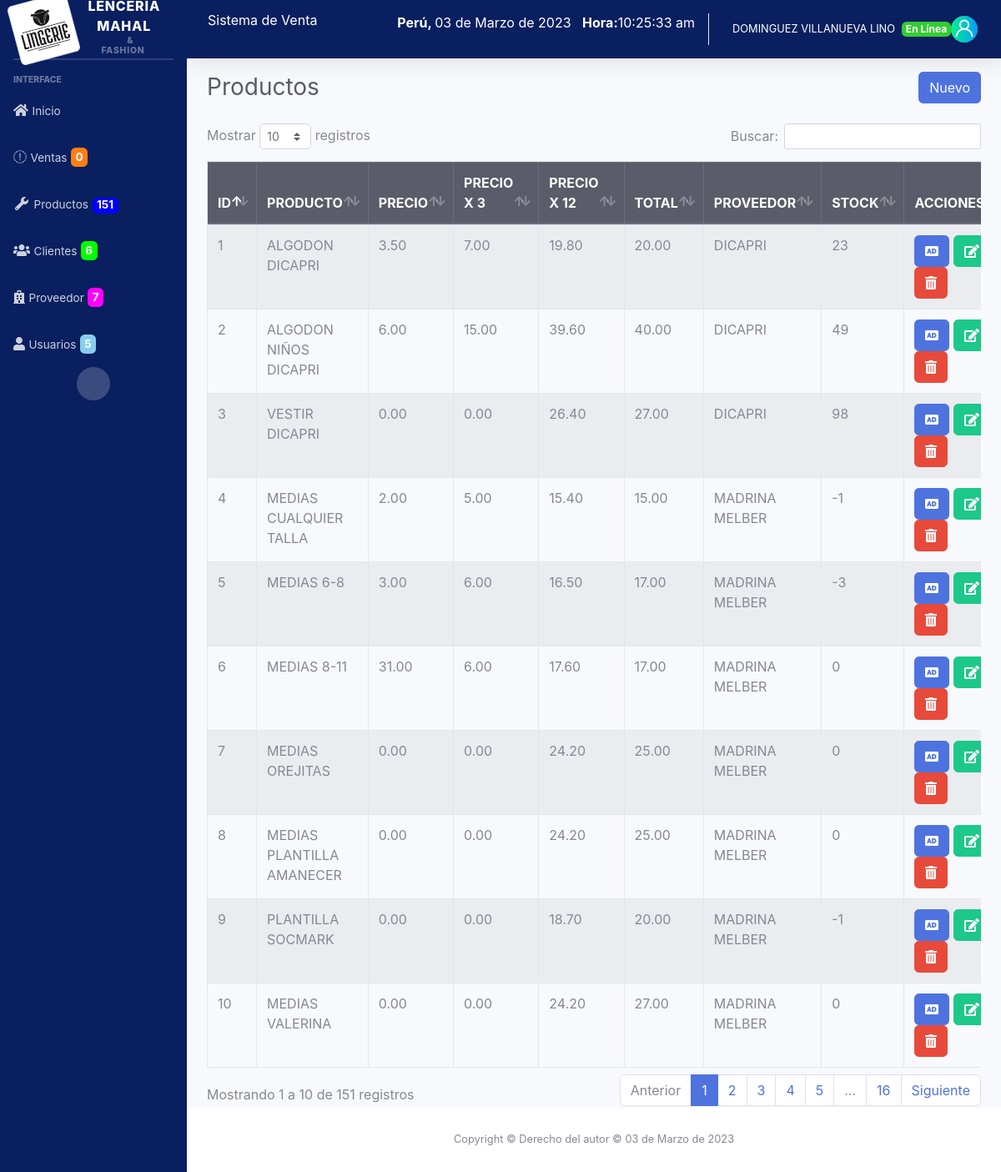
Screenshot of /sistema/lista_productos.php (signed in) with the database file from the repository.
### tables this page shows
CREATE TABLE `proveedor` (
  `codproveedor` int(11) NOT NULL,
  `proveedor` varchar(100) NOT NULL,
  `contacto` varchar(100) NOT NULL,
  `telefono` int(11) NOT NULL,
  `direccion` varchar(100) NOT NULL,
  `usuario_id` int(11) NOT NULL
);

CREATE TABLE `producto` (
  `codproducto` int(11) NOT NULL,
  `descripcion` varchar(200) NOT NULL,
  `proveedor` int(11) NOT NULL,
  `precio` decimal(11,2) NOT NULL,
  `existencia` int(11) NOT NULL,
  `usuario_id` int(11) NOT NULL,
  `precio_compra` decimal(11,2) NOT NULL,
  `precio_cuarto` decimal(11,2) NOT NULL,
  `precio_venta` decimal(11,2) NOT NULL,
  `precio_final` decimal(11,2) NOT NULL
);

### sistema/includes/functions.php (called while the page is built, shortened)
<?php
	function fechaPeru(){
		$mes = array("","Enero",
					  "Febrero",
					  "Marzo",
					  "Abril",
					  "Mayo",
					  "Junio",
					  "Julio",
					  "Agosto",
					  "Septiembre",
					  "Octubre",
					  "Noviembre",
					  "Diciembre");
					 return
					date('d')." de ". $mes[date('n')] . " de " . date('Y');
					}
 ?>

### sistema/lista_productos.php (the view)
<?php include_once "includes/header.php"; ?>
<div class="container-fluid">
	<div class="d-sm-flex align-items-center justify-content-between mb-4">
		<h1 class="h3 mb-0 text-gray-800">Productos</h1>
		<a href="registro_producto.php" class="btn btn-primary">Nuevo</a>
	</div>
	<div class="row">
		<div class="col-lg-12">
			<div class="table-responsive">
				<table class="table table-striped table-bordered" id="table">
					<thead class="thead-dark">
						<tr>
							<th>ID</th>
							<th>PRODUCTO</th>
							<th>PRECIO</th>
							<th>PRECIO X 3</th>
							<th>PRECIO X 12</th>
							<th>TOTAL</th>
							<th>PROVEEDOR</th>
							<th>STOCK</th>
							<?php if ($_SESSION['rol'] == 1) { ?>
							<th>ACCIONES</th>
							<?php } ?>
						</tr>
					</thead>
					<tbody>
						<?php
						include "../conexion.php";
						 $query = mysqli_query($conexion, "SELECT * FROM producto");
						$query2 = mysqli_query($conexion, "SELECT r.codproducto, r.descripcion, r.precio, r.precio_cuarto, r.precio_venta, r.precio_final, r.proveedor ,r.existencia, u.codproveedor, u.proveedor  FROM proveedor u INNER JOIN producto r ON u.codproveedor = r.proveedor");
						$result = mysqli_num_rows($query);
						if ($result > 0) {
							while ($data = mysqli_fetch_assoc($query2)) { ?>
								<tr>
									<td><?php echo $data['codproducto']; ?></td>
									<td><?php echo $data['descripcion']; ?></td>
									<td><?php echo $data['precio']; ?></td>
									<td><?php echo $data['precio_cuarto']; ?></td>
									<td><?php echo $data['precio_venta']; ?></td>
									<td><?php echo $data['precio_final']; ?></td>
									<td><?php echo $data['proveedor']; ?></td>
									<td><?php echo $data['existencia']; ?></td>
										<?php if ($_SESSION['rol'] == 1) { ?>
									<td>
										<a href="agregar_producto.php?id=<?php echo $data['codproducto']; ?>" class="btn btn-primary"><i class='fas fa-audio-description'></i></a>
										<a href="editar_producto.php?id=<?php echo $data['codproducto']; ?>" class="btn btn-success"><i class='fas fa-edit'></i></a>
										<form action="eliminar_producto.php?id=<?php echo $data['codproducto']; ?>" method="post" class="confirmar d-inline">
											<button class="btn btn-danger" type="submit"><i class='fas fa-trash-alt'></i> </button>
										</form>
									</td>
										<?php } ?>
								</tr>
						<?php }
						} ?>
					</tbody>
				</table>
			</div>
		</div>
	</div>
</div>
</div>
<?php include_once "includes/footer.php"; ?>

### sistema/includes/header.php (shortened to what this page needs)
<?php
include "includes/functions.php";
include "../conexion.php";
$query_data = mysqli_query($conexion, "CALL data();");
$result_data = mysqli_num_rows($query_data);
if ($result_data > 0) {
	$data = mysqli_fetch_assoc($query_data);
}
?>
<!DOCTYPE html>
<html lang="en">
<head>
	<link href="css/sb-admin-2.min.css" rel="stylesheet">
	<link rel="stylesheet" href="css/dataTables.bootstrap4.min.css">
</head>
<body id="page-top" >
	<?php
	include "../conexion.php";
	$query_data = mysqli_query($conexion, "CALL data();");
	$result_data = mysqli_num_rows($query_data);
	if ($result_data > 0) {
		$data = mysqli_fetch_assoc($query_data);
	}
	?>
	<div id="wrapper">
		<?php include_once "includes/menu.php"; ?>
		<div id="content-wrapper" class="d-flex flex-column">
			<div id="content" >
				<nav class="navbar navbar-expand navbar-light bg-color9 text-white topbar mb-3 static-top shadow " id="accordionSidebar">
					<div class="input-group">
						<h6>  &nbsp; Sistema de Venta</h6>
						<p class="ml-auto"><strong>Perú, </strong><?php echo fechaPeru(''); ?> &nbsp; <strong>Hora:</strong><?php echo date('H:i:s a');?>
				        </p>
					</div>
					<ul class="navbar-nav ml-auto">
						<li class="nav-item dropdown no-arrow">
							<a class="nav-link dropdown-toggle" href="#" id="userDropdown" role="button" data-toggle="dropdown" aria-haspopup="true" aria-expanded="false">
							<span class="mr-2 d-none d-lg-inline small text-white"><?php echo $_SESSION['nombre']; ?></span>
							<span class="badge bg-linea text-c2">En Línea</span>
							    <img class="img-profile rounded-circle" src="../sistema/img/perfil.jpg">
							</a>
						</li>
					</ul>
				</nav>

### sistema/includes/menu.php (shortened to what this page needs)
<ul class="navbar-nav bg-color9 sidebar sidebar-dark accordion" id="accordionSidebar">
	<a class="sidebar-brand d-flex align-items-center justify-content-center bg-color9" href="">
		<div class="sidebar-brand-icon rotate-n-15">
			<img src="img/logo.jpeg" class="img-thumbnail">
		</div>
		<div class="sidebar-brand-text mx-3">LENCERIA MAHAL <h5 class="sidebar-heading" >&nbsp; &nbsp; &nbsp; &nbsp; &nbsp; & Fashion</h5></div>
	</a>
	<hr class="sidebar-divider my-0">
	<hr class="sidebar-divider">
	<div class="sidebar-heading">
		Interface
	</div>
	<li class="nav-item">
	<a class="nav-link collapsed"  href="index.php">
	<i class="fas fa-home"></i>
			<span>Inicio</span>
		</a>
	<li class="nav-item">
		<a class="nav-link collapsed" href="#" data-toggle="collapse" data-target="#collapseTwo" aria-expanded="true" aria-controls="collapseTwo">
		<i class="fas fa-cart-shopping"></i>
			<span>Ventas</span>
			<span class="badge bg-color4 text-c2"><?php echo $data['ventas']; ?></span>
		</a>
	</li>
	<li class="nav-item">
		<a class="nav-link collapsed" href="#" data-toggle="collapse" data-target="#collapseUtilities" aria-expanded="true" aria-controls="collapseUtilities">
			<i class="fas fa-fw fa-wrench"></i>
			<span>Productos</span>
			<span class="badge bg-color3 text-c2"><?php echo $data['productos'];?></span>
		</a>
	</li>
	<li class="nav-item">
		<a class="nav-link collapsed" href="#" data-toggle="collapse" data-target="#collapseClientes" aria-expanded="true" aria-controls="collapseUtilities">
			<i class="fas fa-users"></i>
			<span>Clientes</span>
			<span class="badge bg-color2 text-c2"><?php echo $data['clientes'];?></span>
		</a>
	</li>
	<?php if ($_SESSION['rol'] == 1) { ?>
	<li class="nav-item">
		<a class="nav-link collapsed" href="#" data-toggle="collapse" data-target="#collapseProveedor" aria-expanded="true" aria-controls="collapseUtilities">
			<i class="fas fa-hospital"></i>
			<span>Proveedor</span>
			<span class="badge bg-color5 text-c2"><?php echo $data['proveedores']; ?></span>
		</a>
	</li>
	<?php } ?>
	<?php if ($_SESSION['rol'] == 1) { ?>
		<li class="nav-item">
			<a class="nav-link collapsed" href="#" data-toggle="collapse" data-target="#collapseUsuarios" aria-expanded="true" aria-controls="collapseUtilities">
				<i class="fas fa-user"></i>
				<span>Usuarios</span>
				<span class="badge bg-color1 text-c2"><?php echo $data['usuarios']; ?></span>
			</a>
		</li>
	<?php } ?>
	<div class="text-center d-none d-md-inline">
               <span> <button class="rounded-circle border-0 " id="sidebarToggle"></button></span>
            </div>
</ul>

### sistema/includes/footer.php (shortened to what this page needs)
<footer class="sticky-footer bg-white">
  <div class="container my-auto">
    <div class="copyright text-center my-auto">
      <span>Copyright &copy; Derecho del autor &copy; <?php echo fechaPeru() ?></span>
    </div>
  </div>
</footer>
</div>
</div>
</body>
</html>

### rows the page displays
proveedor: producto.codproducto "1", producto.descripcion "ALGODON DICAPRI", producto.precio "3.50", producto.precio_cuarto "7.00", producto.precio_venta "19.80", producto.precio_final "20.00", proveedor "DICAPRI", producto.existencia "23", producto.codproducto "2", producto.descripcion "ALGODON NIÑOS DICAPRI", producto.precio "6.00", producto.precio_cuarto "15.00", producto.precio_venta "39.60", producto.precio_final "40.00", producto.existencia "49", producto.codproducto "3", producto.descripcion "VESTIR DICAPRI", producto.precio "0.00", producto.precio_cuarto "0.00", producto.precio_venta "26.40", producto.precio_final "27.00", producto.existencia "98"
proveedor: producto.codproducto "4", producto.descripcion "MEDIAS CUALQUIER TALLA", producto.precio "2.00", producto.precio_cuarto "5.00", producto.precio_venta "15.40", producto.precio_final "15.00", proveedor "MADRINA MELBER", producto.existencia "-1", producto.codproducto "5", producto.descripcion "MEDIAS 6-8", producto.precio "3.00", producto.precio_cuarto "6.00", producto.precio_venta "16.50", producto.precio_final "17.00", producto.existencia "-3", producto.codproducto "6", producto.descripcion "MEDIAS 8-11", producto.precio "31.00", producto.precio_venta "17.60", producto.existencia "0", producto.codproducto "7", producto.descripcion "MEDIAS OREJITAS", producto.precio "0.00", producto.precio_cuarto "0.00", producto.precio_venta "24.20", producto.precio_final "25.00", producto.codproducto "8", producto.descripcion "MEDIAS PLANTILLA AMANECER", producto.codproducto "9", producto.descripcion "PLANTILLA SOCMARK", producto.precio_venta "18.70", producto.precio_final "20.00", producto.codproducto "10", producto.descripcion "MEDIAS VALERINA", producto.precio_final "27.00"

### other values shown
$data['ventas'] "0"
$data['productos'] "151"
$data['clientes'] "6"
$data['proveedores'] "7"
$data['usuarios'] "5"
fechaPeru('') "03 de Marzo de 2023"
$_SESSION['nombre'] "DOMINGUEZ VILLANUEVA LINO"
fechaPeru() "03 de Marzo de 2023"
